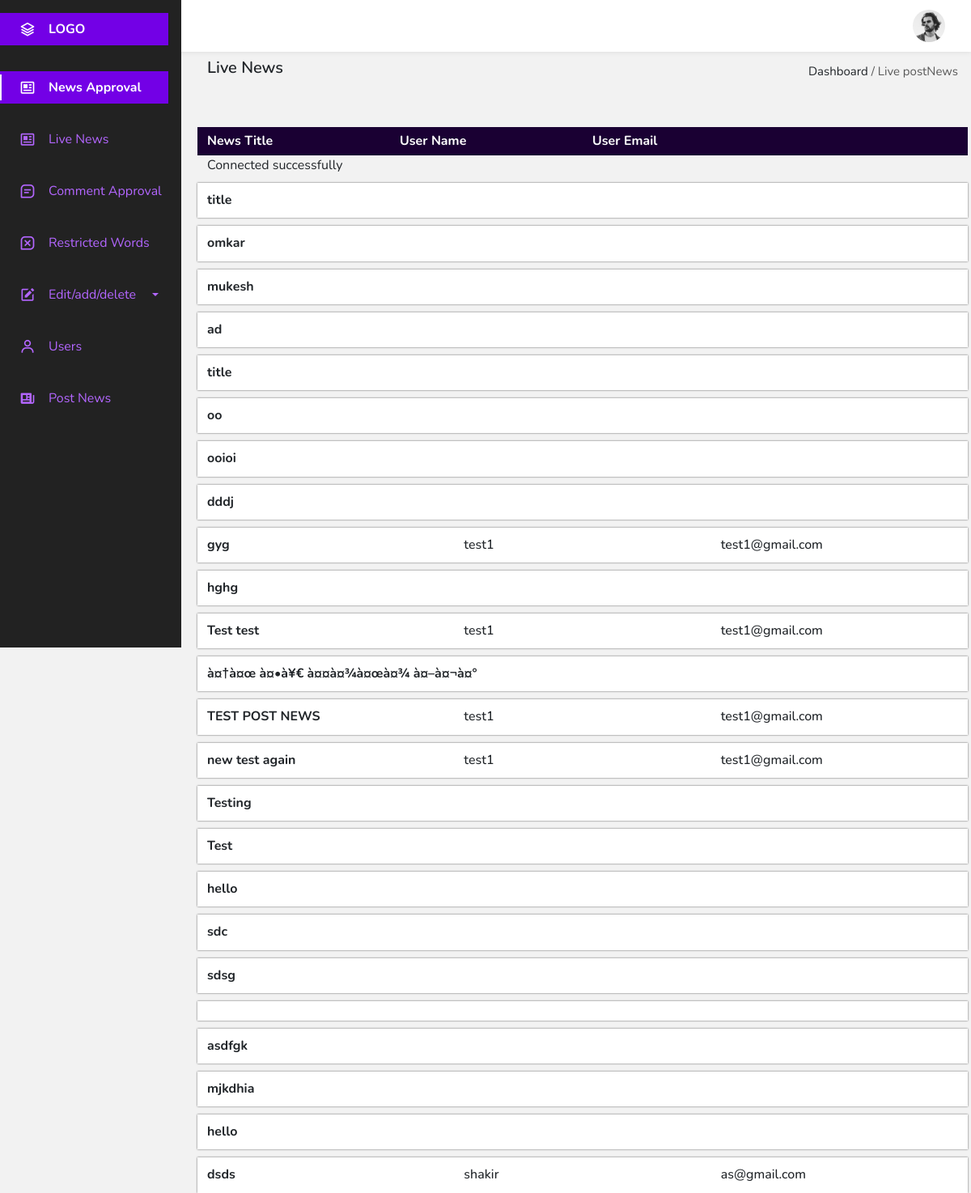
The app's page /public_html/admin_panel/live_news.php with its own data.
### tables this page shows
CREATE TABLE `posts` (
  `post_id` int(11) NOT NULL,
  `title` text NOT NULL,
  `description` text NOT NULL,
  `filename` varchar(100) NOT NULL,
  `url` text NOT NULL,
  `keywords` text NOT NULL,
  `date` date NOT NULL,
  `cat_id` text NOT NULL,
  `sub_id` int(11) NOT NULL,
  `state_id` text NOT NULL,
  `city_id` text NOT NULL,
  `district_id` text NOT NULL,
  `user_id` int(11) NOT NULL,
  `views` int(11) NOT NULL DEFAULT 0,
  `flag` int(11) NOT NULL DEFAULT 0,
  `status` int(2) DEFAULT 0
);

CREATE TABLE `register` (
  `register_id` int(11) NOT NULL,
  `first_name` text NOT NULL,
  `middle_name` text NOT NULL,
  `last_name` text NOT NULL,
  `email_id` text NOT NULL,
  `password` text NOT NULL,
  `address` text NOT NULL,
  `mobile` bigint(11) NOT NULL,
  `cat` text NOT NULL,
  `paid` int(11) NOT NULL,
  `referral_used` text NOT NULL,
  `referral` text NOT NULL,
  `state_id` int(11) NOT NULL,
  `city_id` int(11) NOT NULL,
  `district_id` int(11) NOT NULL
);

### public_html/admin_panel/live_news.php (the view, shortened to what this page needs)
<!DOCTYPE html>
<html lang="en">
<head>
    <link href='https://cdn.jsdelivr.net/npm/boxicons@2.0.5/css/boxicons.min.css' rel='stylesheet'>
    <link href="https://cdn.jsdelivr.net/npm/bootstrap@5.0.0-beta1/dist/css/bootstrap.min.css" rel="stylesheet">
    <link rel="stylesheet" href="style.css">
</head>
<body id="body-pd">
    <header class="header" id="header">
        <div class="header__img">
            <img src="perfil.jpg" alt="">
        </div>
    </header>
    <div class="l-navbar" id="nav-bar">
        <nav class="nav">
            <div>
                <a href="#" class="nav__logo">
                    <i class='bx bx-layer nav__logo-icon'></i>
                    <span class="nav__logo-name">LOGO</span>
                </a>
                <div class="nav__list">
                    <a href="index.php" class="nav__link active">
                        <i class='bx bx-news nav__icon'></i>
                        <span class="nav__name">News Approval</span>
                    </a>
                    <a href="live_news.php" class="nav__link">
                        <i class='bx bx-news nav__icon'></i>
                        <span class="nav__name">Live News</span>
                    </a>
                    <a href="comment.php" class="nav__link">
                        <i class='bx bx-message-square-detail nav__icon'></i>
                        <span class="nav__name">Comment Approval</span>
                    </a>
                    <a href="restricted.php" class="nav__link">
                        <i class='bx bx-message-square-x nav__icon'></i>
                        <span class="nav__name">Restricted Words</span>
                    </a>
                    <a class=" nav__link nav-link dropdown-toggle nav__line1" href="#" id="navbarDropdown" role="button" data-bs-toggle="dropdown" aria-expanded="false">
                        <i class='bx bxs-edit nav__icon'></i>
                        <span class="nav__name">Edit/add/delete</span>
                    </a>
                    <a href="user.php" class="nav__link">
                        <i class='bx bx-user nav__icon'></i>
                        <span class="nav__name">Users</span>
                    </a>
                <a href="postNews.php" class="nav__link">
                    <i class='bx bxs-news nav__icon'></i>
                    <span class="nav__name">Post News</span>
                </a>
            </div>
        </div>
    </nav>
</div>
<section id="tab1">
    <div class="navbar">
        <div class="navbar-left">
            <h5>Live News</h5>
        </div>
        <div class="navbar-right">
            <p>Dashboard <span class="p-span">/ Live postNews</span></p>
        </div>
    </div>
    <div class="row title-sec">
        <div class="col">
            <h6>News Title</h6>
        </div>
        <div class="col">
            <h6>User Name</h6>
        </div>
        <div class="col">
            <h6>User Email</h6>
        </div>
        <div class="col"></div>
    </div>
    <?php
    include 'db.php';
    $posts = mysqli_query($con, "SELECT * FROM posts where flag='1' ");
    while ($row = mysqli_fetch_array($posts)) {
        ?>
        <div class="row">
            <div class="col-12 table1">
                <div class="row row1">
                    <div class="col">
                        <h6 class="h6-1"><?php echo $row['title']; ?></h6>
                    </div>
                    <?php
                    $userid = $row['user_id'];
                    $user = mysqli_query($con, "SELECT * FROM register where register_id='$userid'");
                    while ($row = mysqli_fetch_array($user)) {
                     ?>
                     <div class="col">
                        <h6><?php echo $row['first_name']; ?></h6>
                    </div>
                    <div class="col">
                        <h6><?php echo $row['email_id']; ?></h6>
                    </div>
                    <?php
                }
               ?>
           </div>
       </div>
   </div>
<?php } ?>
        </section>
</body>
</html>

### public_html/admin_panel/style.css (style rules this page uses)
:root { --header-height: 3rem; --nav-width: 224px; --first-color: #4723D9; --first-color-light: #AFA5D9; --white-color: #F7F6FB; --body-font: 'Nunito', sans-serif; --normal-font-size: 1rem; --z-fixed: 100; }
body { position: relative; margin: var(--header-height) 0 0 0; padding: 0 1rem; font-family: var(--body-font); font-size: var(--normal-font-size); transition: .5s; }
a { text-decoration: none; }
.header { width: 100%; height: var(--header-height); position: fixed; top: 0; left: 0; display: flex; align-items: center; justify-content: space-between; padding: 0 1rem; background-color: var(--white-color); z-index: var(--z-fixed); transition: .5s; }
.header__img { width: 35px; height: 35px; display: flex; justify-content: center; border-radius: 50%; overflow: hidden; }
.header__img img { width: 40px; }
.l-navbar { position: fixed; top: 0; left: -30%; width: var(--nav-width); height: 100vh; background: #222222; padding: .5rem 1rem 0 0; transition: .5s; z-index: var(--z-fixed); }
.nav { height: 100%; display: flex; flex-direction: column; justify-content: space-between; overflow: hidden; }
.nav__logo, .nav__link { display: grid; grid-template-columns: max-content max-content; align-items: center; column-gap: 1rem; padding: .5rem 0 .5rem 1.5rem; }
.nav__line1 { display: flex; }
.nav__logo { background: #7300e6; margin-bottom: 2rem; }
.nav__logo-icon { font-size: 1.25rem; color: #fff; }
.nav__logo-name { color: #fff; font-weight: 700; }
.nav__link { position: relative; color: #b366ff; margin-bottom: 1.5rem; transition: .3s; }
.nav__icon { font-size: 1.25rem; }
nav .active { font-weight: bold; background: #7300e6; color: #fff; }
.active::before { content: ''; position: absolute; left: 0; width: 2px; height: 32px; background-color: var(--white-color); }
@media screen and (min-width: 768px) { body { margin: calc(var(--header-height) + 1rem) 0 0 0; padding-left: calc(var(--nav-width) + 2rem); background-color: #f2f2f2; } }
@media screen and (min-width: 768px) { .header { height: calc(var(--header-height) + 1rem); padding: 0 2rem 0 calc(var(--nav-width) + 2rem); background-color: #fff; box-shadow: 0px 0px 6px #d9d9d9; } }
@media screen and (min-width: 768px) { .header__img { width: 40px; height: 40px; } }
@media screen and (min-width: 768px) { .header__img img { width: 45px; } }
@media screen and (min-width: 768px) { .l-navbar { left: 0; padding: 1rem 1rem 0 0; } }
@media screen and (min-width: 768px) { #tab1 .navbar-left h5 { font-weight: 600; } }
@media screen and (min-width: 768px) { #tab1 .navbar-right p { font-size: 15px; margin-bottom: 0; } }
@media screen and (min-width: 768px) { #tab1 .p-span { color: #595959 } }
@media screen and (min-width: 768px) { #tab1 .title-sec { margin-top: 45px; background: #1a0033; color: #fff; padding: 8px 0 0 0; } }
@media screen and (min-width: 768px) { #tab1 .title-sec h6 { font-weight: bold; } }
@media screen and (min-width: 768px) { #tab1 .table1 { background-color: #fff; margin-top: 10px; box-shadow: 0px 0px 2px #595959; } }
@media screen and (min-width: 768px) { .h6-1 { font-weight: bold; margin-bottom: 0; } }
@media screen and (min-width: 768px) { #tab1 .table1 h6 { margin-bottom: 0; } }
@media screen and (min-width: 768px) { #tab1 .row1 { padding: 12px 0; } }

### records on screen
posts: title "title"
posts: title "omkar"
posts: title "mukesh"
posts: title "ad"
posts: title "title"
posts: title "oo"
posts: title "ooioi"
posts: title "dddj"
posts: title "gyg"
register: first_name "test1", email "test1@gmail.com"
posts: title "hghg"
posts: title "Test test"
posts: title "à¤†à¤œ à¤•à¥€ à¤¤à¤¾à¤œà¤¾ à¤–à¤¬à¤°"
posts: title "TEST POST NEWS"
posts: title "new test again"
posts: title "Testing"
posts: title "Test"
posts: title "hello"
posts: title "sdc"
posts: title "sdsg"
posts: title "asdfgk"
posts: title "mjkdhia"
posts: title "hello"
posts: title "dsds"
register: first_name "shakir", email "as@gmail.com"
